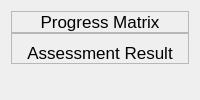
               <widget class="QWidget" name="page_8">
                <layout class="QVBoxLayout" name="verticalLayout_19">
                 <item alignment="Qt::AlignTop">
                  <widget class="QWidget" name="widget_2" native="true">
                   <layout class="QVBoxLayout" name="verticalLayout_32">
                    <property name="spacing">
                     <number>0</number>
                    </property>
                    <property name="leftMargin">
                     <number>0</number>
                    </property>
                    <property name="topMargin">
                     <number>0</number>
                    </property>
                    <property name="rightMargin">
                     <number>0</number>
                    </property>
                    <property name="bottomMargin">
                     <number>0</number>
                    </property>
                    <item>
                     <widget class="QFrame" name="frame_19">
                      <property name="frameShape">
                       <enum>QFrame::StyledPanel</enum>
                      </property>
                      <property name="frameShadow">
                       <enum>QFrame::Raised</enum>
                      </property>
                      <layout class="QVBoxLayout" name="verticalLayout_33">
                       <property name="spacing">
                        <number>0</number>
                       </property>
                       <property name="leftMargin">
                        <number>0</number>
                       </property>
                       <property name="topMargin">
                        <number>0</number>
                       </property>
                       <property name="rightMargin">
                        <number>0</number>
                       </property>
                       <property name="bottomMargin">
                        <number>0</number>
                       </property>
                       <item>
                        <widget class="QLabel" name="label_15">
                         <property name="font">
                          <font>
                           <pointsize>13</pointsize>
                          </font>
                         </property>
                         <property name="text">
                          <string>Progress Matrix</string>
                         </property>
                         <property name="alignment">
                          <set>Qt::AlignCenter</set>
                         </property>
                        </widget>
                       </item>
                      </layout>
                     </widget>
                    </item>
                    <item>
                     <widget class="QFrame" name="frame_20">
                      <property name="frameShape">
                       <enum>QFrame::StyledPanel</enum>
                      </property>
                      <property name="frameShadow">
                       <enum>QFrame::Raised</enum>
                      </property>
                      <layout class="QVBoxLayout" name="verticalLayout_34">
                       <property name="spacing">
                        <number>0</number>
                       </property>
                       <property name="leftMargin">
                        <number>0</number>
                       </property>
                       <property name="topMargin">
                        <number>9</number>
                       </property>
                       <property name="rightMargin">
                        <number>0</number>
                       </property>
                       <property name="bottomMargin">
                        <number>0</number>
                       </property>
                       <item>
                        <widget class="QLabel" name="label_25">
                         <property name="font">
                          <font>
                           <pointsize>13</pointsize>
                          </font>
                         </property>
                         <property name="text">
                          <string>Assessment Result</string>
                         </property>
                         <property name="alignment">
                          <set>Qt::AlignCenter</set>
                         </property>
                        </widget>
                       </item>
                      </layout>
                     </widget>
                    </item>
                   </layout>
                  </widget>
                 </item>
                </layout>
               </widget>
